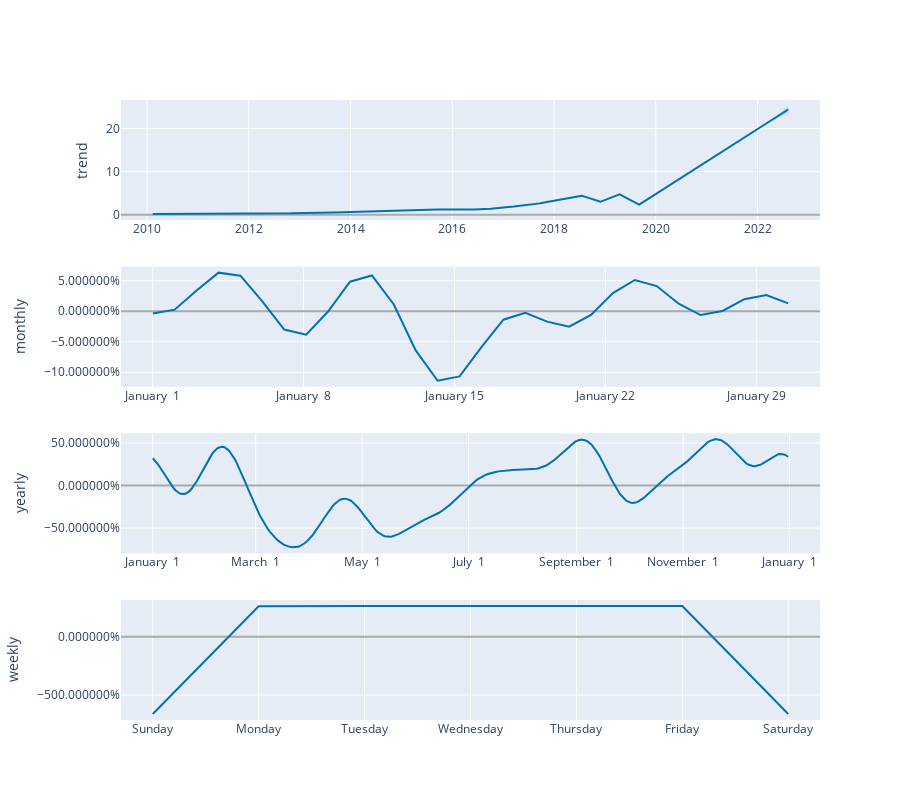

Notebook code cell kept with this figure:
### Code cell
plot_components_plotly(m, forecast)

### Figure 1 — Plotly figure (JSON) as saved in the notebook; plotly's stock layout.template omitted (floating-point values rounded to 4 significant figures; data arrays with more than 128 entries replaced by an {"elided": "..."} marker saying what was removed)
{"data": [{"line": {"color": "#0072B2", "width": 2}, "mode": "lines", "name": "trend", "type": "scatter", "x": {"elided": "3208 str values"}, "xaxis": "x", "y": {"elided": "3208 float values"}, "yaxis": "y"}, {"line": {"color": "rgba(0, 114, 178, 0.2)", "width": 0}, "mode": "lines", "name": "trend_upper", "type": "scatter", "x": {"elided": "3208 str values"}, "xaxis": "x", "y": {"elided": "3208 float values"}, "yaxis": "y"}, {"fill": "tonexty", "fillcolor": "rgba(0, 114, 178, 0.2)", "line": {"color": "rgba(0, 114, 178, 0.2)", "width": 0}, "mode": "lines", "name": "trend_lower", "type": "scatter", "x": {"elided": "3208 str values"}, "xaxis": "x", "y": {"elided": "3208 float values"}, "yaxis": "y"}, {"line": {"color": "#0072B2", "width": 2}, "mode": "lines", "name": "monthly", "type": "scatter", "x": ["2017-01-01T00:00:00", "2017-01-02T00:24:00", "2017-01-03T00:48:00", "2017-01-04T01:12:00", "2017-01-05T01:36:00", "2017-01-06T02:00:00", "2017-01-07T02:24:00", "2017-01-08T02:48:00", "2017-01-09T03:12:00", "2017-01-10T03:36:00", "2017-01-11T04:00:00", "2017-01-12T04:24:00", "2017-01-13T04:48:00", "2017-01-14T05:12:00", "2017-01-15T05:36:00", "2017-01-16T06:00:00", "2017-01-17T06:24:00", "2017-01-18T06:48:00", "2017-01-19T07:12:00", "2017-01-20T07:36:00", "2017-01-21T08:00:00", "2017-01-22T08:24:00", "2017-01-23T08:48:00", "2017-01-24T09:12:00", "2017-01-25T09:36:00", "2017-01-26T10:00:00", "2017-01-27T10:24:00", "2017-01-28T10:48:00", "2017-01-29T11:12:00", "2017-01-30T11:36:00"], "xaxis": "x2", "y": [-0.003599, 0.00261, 0.03404, 0.06334, 0.05835, 0.01603, -0.02993, -0.03835, -0.0004175, 0.04852, 0.05873, 0.01112, -0.06428, -0.114, -0.1069, -0.05891, -0.0139, -0.002469, -0.01699, -0.02523, -0.005981, 0.02966, 0.05129, 0.0413, 0.01244, -0.006264, 0.0004446, 0.01976, 0.02672, 0.01284], "yaxis": "y2"}, {"line": {"color": "#0072B2", "width": 2}, "mode": "lines", "name": "yearly", "type": "scatter", "x": {"elided": "365 str values"}, "xaxis": "x3", "y": {"elided": "365 float values"}, "yaxis": "y3"}, {"line": {"color": "#0072B2", "width": 2}, "mode": "lines", "name": "weekly", "type": "scatter", "x": ["2017-01-01T00:00:00", "2017-01-02T00:00:00", "2017-01-03T00:00:00", "2017-01-04T00:00:00", "2017-01-05T00:00:00", "2017-01-06T00:00:00", "2017-01-07T00:00:00"], "xaxis": "x4", "y": [-6.633, 2.638, 2.664, 2.661, 2.654, 2.649, -6.633], "yaxis": "y4"}], "layout": {"height": 800, "showlegend": false, "width": 900, "xaxis": {"anchor": "y", "domain": [0, 1], "range": ["2009-06-27T21:36:00", "2023-03-25T02:24:00"], "type": "date"}, "xaxis2": {"anchor": "y2", "domain": [0, 1], "range": ["2016-12-30T12:37:12", "2017-01-31T22:58:48"], "tickformat": "%B %e", "type": "date"}, "xaxis3": {"anchor": "y3", "domain": [0, 1], "range": ["2016-12-13T18:54:02.958904115", "2018-01-18T11:04:57.863013581"], "tickformat": "%B %e", "type": "date"}, "xaxis4": {"anchor": "y4", "domain": [0, 1], "range": ["2016-12-31T16:48:00", "2017-01-07T07:12:00"], "tickformat": "%A", "type": "date"}, "yaxis": {"anchor": "x", "domain": [0.8063, 1], "rangemode": "normal", "title": {"text": "trend"}, "zerolinecolor": "#AAA"}, "yaxis2": {"anchor": "x2", "domain": [0.5375, 0.7312], "hoverformat": ".2%", "tickformat": "%", "title": {"text": "monthly"}, "zerolinecolor": "#AAA"}, "yaxis3": {"anchor": "x3", "domain": [0.2687, 0.4625], "hoverformat": ".2%", "tickformat": "%", "title": {"text": "yearly"}, "zerolinecolor": "#AAA"}, "yaxis4": {"anchor": "x4", "domain": [0, 0.1938], "hoverformat": ".2%", "tickformat": "%", "title": {"text": "weekly"}, "zerolinecolor": "#AAA"}}}
